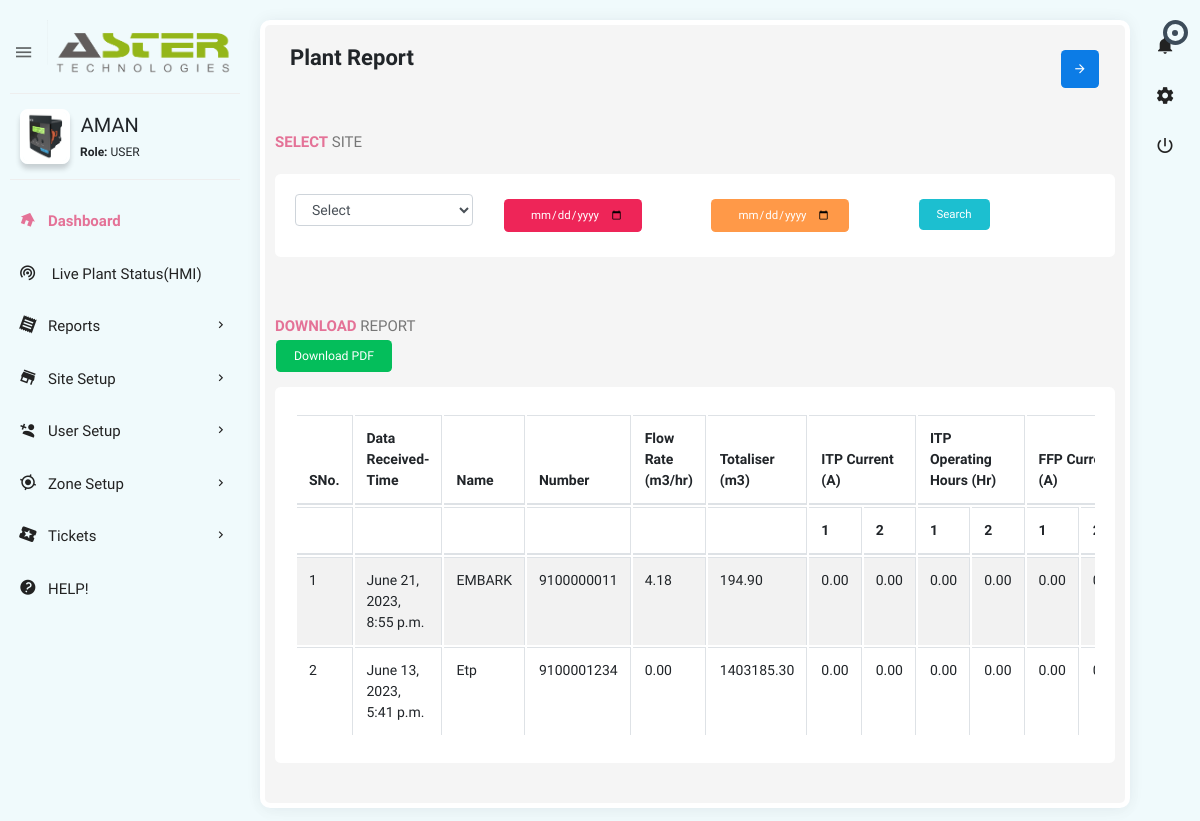
The page /plantreport/ (signed in) on the database its author committed.
### etp/models.py (models this page shows, shortened)
class UserProfile(models.Model):
    user = models.OneToOneField(User, on_delete=models.CASCADE)
    profile_picture = models.ImageField(upload_to='profile_pictures/', blank=True, null=True)

class User_addon(models.Model):
	class Meta():
		unique_together = ('user', 'azones')
	user = models.OneToOneField(User, on_delete=models.CASCADE)
	mobileno = models.CharField(max_length=15)
	company_name = models.CharField(max_length=40)
	location = models.CharField(max_length=20)
	role = models.CharField(max_length=20)
	password_text = models.CharField(max_length=30)
	createdby= models.IntegerField()
	azones=models.CharField(max_length=255)
	quota= models.IntegerField(default=0)

class etpflow(models.Model):
	dnt=models.DateTimeField(auto_now_add=True)
	smno= models.CharField(max_length=25)
	name= models.CharField(max_length=25)
	fstatus= models.CharField(max_length=25)
	ib= models.CharField(max_length=25)
	ob= models.CharField(max_length=25)
	etp= models.CharField(max_length=25)
	obh= models.CharField(max_length=25)
	flowvalue=models.DecimalField(max_digits=15, decimal_places=2)
	tot= models.DecimalField(max_digits=15, decimal_places=2)
	itp1= models.CharField(max_length=25)
	itp2= models.CharField(max_length=25)
	ffp1= models.CharField(max_length=25)
	ffp2= models.CharField(max_length=25)
	b1= models.CharField(max_length=25)
	b2= models.CharField(max_length=25)
	stp1= models.CharField(max_length=25)
	stp2= models.CharField(max_length=25)
	pos= models.CharField(max_length=25)
	nop= models.CharField(max_length=25)
	itpr= models.DecimalField(max_digits=15, decimal_places=2)
	ffpr= models.DecimalField(max_digits=15, decimal_places=2)
	blwrr= models.DecimalField(max_digits=15, decimal_places=2)
	stpr= models.DecimalField(max_digits=15, decimal_places=2)
	itpc= models.DecimalField(max_digits=15, decimal_places=2)
	itp1c= models.DecimalField(max_digits=15, decimal_places=2)
	itp2c= models.DecimalField(max_digits=15, decimal_places=2)
	ffpc= models.DecimalField(max_digits=15, decimal_places=2)
	ffp1c= models.DecimalField(max_digits=15, decimal_places=2)
	ffp2c= models.DecimalField(max_digits=15, decimal_places=2)
	bwlrc= models.DecimalField(max_digits=15, decimal_places=2)
	bwlr1c= models.DecimalField(max_digits=15, decimal_places=2)
	bwlr2c= models.DecimalField(max_digits=15, decimal_places=2)
	stpc= models.DecimalField(max_digits=15, decimal_places=2)
	stp1c= models.DecimalField(max_digits=15, decimal_places=2)
	stp2c= models.DecimalField(max_digits=15, decimal_places=2)
	mpv= models.DecimalField(max_digits=15, decimal_places=2)
	nobkwsh= models.DecimalField(max_digits=15, decimal_places=2)
	itpophr= models.DecimalField(max_digits=15, decimal_places=2)
	itp1ophr= models.DecimalField(max_digits=15, decimal_places=2)
	itp2ophr= models.DecimalField(max_digits=15, decimal_places=2)
	ffpophr= models.DecimalField(max_digits=15, decimal_places=2)
	ffp1ophr= models.DecimalField(max_digits=15, decimal_places=2)
	ffp2ophr= models.DecimalField(max_digits=15, decimal_places=2)
	blwrophr= models.DecimalField(max_digits=15, decimal_places=2)
	blwr1ophr= models.DecimalField(max_digits=15, decimal_places=2)
	blwr2ophr= models.DecimalField(max_digits=15, decimal_places=2)
	stpophr= models.DecimalField(max_digits=15, decimal_places=2)
	stp1ophr= models.DecimalField(max_digits=15, decimal_places=2)
	stp2ophr= models.DecimalField(max_digits=15, decimal_places=2)
	stpserhr= models.DecimalField(max_digits=15, decimal_places=2)
	stpon= models.DecimalField(max_digits=15, decimal_places=2)

### etp/views.py (the view, shortened to what this page needs)
# urls.py: path('plantreport/',views.plantreport,name="plantreport"),
@login_required(login_url='/')
def plantreport(request):
    preportlist=[]
    siteallocated=[]
    s=site.objects.filter(user=request.user)
    if request.user.username=='Admin':
        s = site.objects.all()
    for i in s:
        a = etpflow.objects.filter(smno=i.smno).order_by('-dnt')[:1]
        preportlist.append(a)
    preport=preportlist
    return render(request,'plantreport.html',{'faults':faultfunc(request.user),'pr':preport,'site':s})

### etp/views.py (called while the page is built)
def faultfunc(user):
    faults = fault.objects.filter(site__user=user).order_by('-dnt')[:6]
    return faults

### templates/plantreport.html (shortened to what this page needs)
{% extends 'main.html' %}
{% load static %}
{% block maincontent %}
<section class="content">
    <div class="body_scroll">
        <div class="block-header">
            <div class="row">
                <div class="col-lg-7 col-md-6 col-sm-12">
                    <h2>Plant Report</h2>
                </div>
                <div class="col-lg-5 col-md-6 col-sm-12">
                    <button class="btn btn-primary btn-icon float-right right_icon_toggle_btn" type="button"><i class="zmdi zmdi-arrow-right"></i></button>
                </div>
            </div>
        </div>
<form method="POST">
            <div class="row clearfix">
                    <div class="col-lg-12 col-md-12 col-sm-12">
                            <div class="card">
                                <div class="header">
                                        <h2> <strong>Select</strong> Site</h2>
                                        <br>
                                <div class="body">
                                    <div class="row clearfix">
                                            <div class="col-sm-3">
                                                <select class="form-control show-tick ms select2" data-placeholder="Select" name="siteid">
                                                    <option>Select</option>
                                                </select>
                                            </div>
                                            <div class="col-sm-3">
                                                <input type="date" class="btn btn-danger" name="fromdate">
                                            </div>
                                            <div class="col-sm-3">
                                                <input type="date" class="btn btn-warning " name="todate">
                                            </div>
                                            <div class="col-sm-3">
                                                <input type="submit" value="Search" class="btn btn-info">
                                            </div>
                                    </div>
                                </div>
                            </div>
                        </div>
                    </div>
            </div>
</form>
        <div class="row clearfix">
                <div class="col-lg-12">
                    <div class="card">
                        <div class="header">
                            <h2><strong>Download </strong> Report </h2>
                            <div col-sm-3>
                                <button class="btn btn-success"onclick="generatePDF()">Download PDF</button>
                            </div>
                        </div>
                        <div class="body">
                            <div class="table-responsive">
                                <table  id="myTable" class="table table-bordered table-striped table-hover dataTable js-exportable">
                                    <thead>
                                        <tr>
                                            <th>SNo.</th>
                                            <th>Data Received-Time</th>
                                            <th>Name</th>
                                            <th>Number</th>
                                            <th>Flow Rate (m3/hr)</th>
                                            <th>Totaliser (m3)</th>
                                            <th colspan="2">ITP Current (A) </th>
                                            <th colspan="2">ITP Operating Hours (Hr) </th>
                                            <th colspan="2">FFP Current (A)</th>
                                        </tr>
                                        <tr>
                                            <th></th>
                                            <th></th>
                                            <th></th>
                                            <th></th>
                                            <th></th>
                                            <th></th>
                                            <th>1</th>
                                            <th>2</th>
                                            <th>1</th>
                                            <th>2</th>
                                            <th>1</th>
                                            <th>2</th>
                                        </tr>
                                    </thead>
                                    <tbody>
                                        {% if post %}
                                        {% for item in pr|dictsort:"dnt" reversed %}
                                        <tr>
                                                <td>{{ forloop.counter }}</td>
                                                <td>{{ item.dnt }}</td>
                                                <td>{{ item.name }}</td>
                                                <td>{{ item.smno }}</td>
                                                <td>{{ item.flowvalue }}</td>
                                                <td>{{ item.tot }}</td>
                                                <td>{{ item.itp1c }}</td>
                                                <td>{{ item.itp2c }}</td>
                                                <td>{{ item.itp2ophr }}</td>
                                                <td>{{ item.itp1ophr }}</td>
                                                <td>{{ item.ffp1c }}</td>
                                                <td>{{ item.ffp2c }}</td>
                                                <td>{{ item.ffp2ophr }}</td>
                                                <td>{{ item.ffp1ophr }}</td>
                                                <td>{{ item.bwlr1c }}</td>
                                                <td>{{ item.bwlr2c }}</td>
                                                <td>{{ item.blwr2ophr }}</td>
                                                <td>{{ item.blwr1ophr }}</td>
                                                <td>{{ item.stp1c }}</td>
                                                <td>{{ item.stp2c }}</td>
                                                <td>{{ item.stp2ophr }}</td>
                                                <td>{{ item.stp1ophr }}</td>
                                        </tr>
                                        {% endfor %}
                                        {% else %}
                                        {% for i in pr %}
                                        {% for item in i|dictsort:"tot" %}
                                            <tr>
                                                <td>{{ forloop.parentloop.counter }}</td>
                                                <td>{{ item.dnt }}</td>
                                                <td>{{ item.name }}</td>
                                                <td>{{ item.smno }}</td>
                                                <td>{{ item.flowvalue }}</td>
                                                <td>{{ item.tot }}</td>
                                                <td>{{ item.itp1c }}</td>
                                                <td>{{ item.itp2c }}</td>
                                                <td>{{ item.itp2ophr }}</td>
                                                <td>{{ item.itp1ophr }}</td>
                                                <td>{{ item.ffp1c }}</td>
                                                <td>{{ item.ffp2c }}</td>
                                        </tr>
                                            {% endfor %}
                                            {% endfor %}
                                        {% endif %}
                                    </tbody>
                                </table>
                            </div>
                        </div>
                    </div>
                </div>
            </div>
    </div>
</section>
{% endblock %}

### templates/base.html (shortened to what this page needs)
{% load static %}
<!doctype html>
<html class="no-js " lang="en">
<head>
<link rel="stylesheet" href="{% static 'assets/plugins/bootstrap/css/bootstrap.min.css' %}">
<link rel="stylesheet" href="{% static 'assets/plugins/jvectormap/jquery-jvectormap-2.0.3.min.css' %}"/>
<link rel="stylesheet" href="{% static 'assets/plugins/charts-c3/plugin.css' %}"/>
<link rel="stylesheet" href="{% static 'assets/plugins/morrisjs/morris.min.css' %}" />
<link rel="stylesheet" href="{% static 'assets/plugins/jquery-datatable/dataTables.bootstrap4.min.css' %}">
<link rel="stylesheet" href="{% static 'assets/plugins/select2/select2.css' %}" />
<link rel="stylesheet" href="{% static 'assets/plugins/multi-select/css/multi-select.css' %}">
<link rel="stylesheet" href="{% static 'assets/css/style.min.css' %}">
</head>
<body class="theme-blush" style="background-color: #f0fafc;">
{% block body %}
<div class="navbar-right">
    <ul class="navbar-nav">
        <li class="dropdown" data-step="12" data-intro="Click Here to for Notifications!">
            <a href="javascript:void(0);" class="dropdown-toggle" title="Notifications" data-toggle="dropdown" role="button"><i class="zmdi zmdi-notifications"></i>
                <div class="notify"><span class="heartbit"></span><span class="point"></span></div>
            </a>
        </li>
        <li data-step="13" data-intro="Click Here to for Dashboard setting!"><a href="javascript:void(0);" class="js-right-sidebar" title="Setting"><i class="zmdi zmdi-settings zmdi-hc-spin"></i></a></li>
        <li data-step="14" data-intro="Click Here to for Logout!"><a href="{% url 'logout' %}" class="mega-menu" title="Sign Out"><i class="zmdi zmdi-power"></i></a></li>
    </ul>
</div>
{% block leftsidebar %}
<aside id="leftsidebar" class="sidebar">
    <div class="navbar-brand">
        <button class="btn-menu ls-toggle-btn" type="button"><i class="zmdi zmdi-menu"></i></button>
        <a href="/{{ request.user.user_addon.role }}/"><img src="{% static 'assets/images/thumbnail.png' %}" width="100%" alt="Aero"></a>
    </div>
    <div class="menu">
        <ul class="list">
            <li>
                <div class="user-info">
                    <a class="image" href="/profile/" data-step="10" data-intro="Click Here to see your Profile!"><img src="{% if user.userprofile.profile_picture %}{{ user.userprofile.profile_picture.url }}{% else %}{% static 'assets/images/profile_av.jpg' %}{% endif %}" alt="Profile Picture" width="55px" height="55px"></a>
                    <div class="detail">
                        <h4>{{ request.user.username|upper }}</h4>
                        <small><strong>Role:</strong> {{ request.user.user_addon.role|upper }}</small>
                    </div>
                </div>
            </li>
            <li class="active open" data-step="1" data-title="Learn how to use this webiste!" data-intro="Click here for Home Page!"><a href="/{{ request.user.user_addon.role }}/"><i class="zmdi zmdi-home"></i><span>Dashboard</span></a></li>
            <li  data-step="2" data-intro="Click Here to see HMIs"><a href="/hmi/"><i class="zmdi zmdi-portable-wifi"></i><span> Live Plant Status(HMI)</span></a></li>
            <li data-step="3" data-intro="Click Here to see Reports"><a href="javascript:void(0);" class="menu-toggle"><i class="zmdi zmdi-receipt"></i><span>Reports</span></a>
            </li>
            {% block lmenu %}
            {% endblock %}
            <li><a href="javascript:introJs().setOptions({ skipUndefined: true }).start();">
                <i class="zmdi zmdi-help"></i><span>HELP!</span></a>
            </li>
        </ul>
    </div>
</aside>
{% endblock %}
{% block maincontent %}
{% endblock %}
{% endblock %}
<link rel="stylesheet" href="https://cdn.jsdelivr.net/npm/intro.js@6.0.0/introjs.min.css">
</body>
</html>

### rows shown on the page
etpflow: dnt "June 21, 2023, 8:55 p.m.", name "EMBARK", smno "9100000011", flowvalue "4.18", tot "194.90", itp1c "0.00", itp2c "0.00", itp2ophr "0.00", itp1ophr "0.00", ffp1c "0.00"
etpflow: dnt "June 13, 2023, 5:41 p.m.", name "Etp", smno "9100001234", flowvalue "0.00", tot "1403185.30", itp1c "0.00", itp2c "0.00", itp2ophr "0.00", itp1ophr "0.00", ffp1c "0.00"

### other values the page prints
{{ request.user.username|upper }} "AMAN"
{{ request.user.user_addon.role|upper }} "USER"
